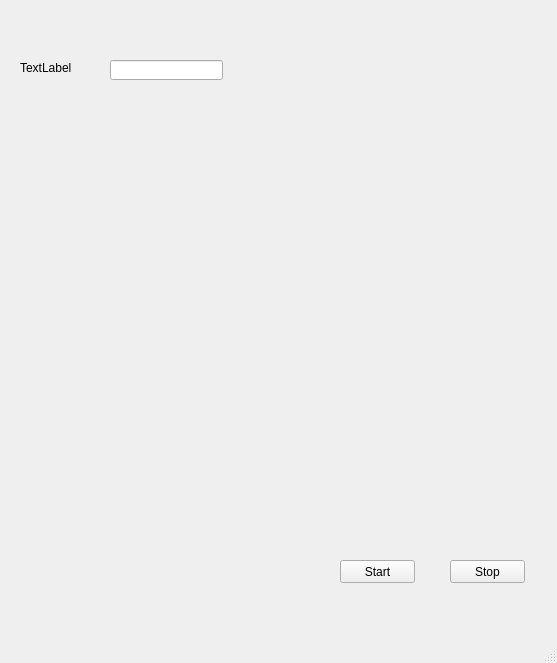
<?xml version="1.0" encoding="UTF-8"?>
<ui version="4.0">
 <class>MainWindow</class>
 <widget class="QMainWindow" name="MainWindow">
  <property name="geometry">
   <rect>
    <x>0</x>
    <y>0</y>
    <width>557</width>
    <height>663</height>
   </rect>
  </property>
  <property name="windowTitle">
   <string>MainWindow</string>
  </property>
  <widget class="QWidget" name="centralwidget">
   <widget class="QPushButton" name="StartButton">
    <property name="geometry">
     <rect>
      <x>340</x>
      <y>560</y>
      <width>75</width>
      <height>23</height>
     </rect>
    </property>
    <property name="text">
     <string>Start</string>
    </property>
   </widget>
   <widget class="QPushButton" name="StopButton">
    <property name="geometry">
     <rect>
      <x>450</x>
      <y>560</y>
      <width>75</width>
      <height>23</height>
     </rect>
    </property>
    <property name="text">
     <string>Stop</string>
    </property>
   </widget>
   <widget class="QLineEdit" name="lineEdit">
    <property name="geometry">
     <rect>
      <x>110</x>
      <y>60</y>
      <width>113</width>
      <height>20</height>
     </rect>
    </property>
   </widget>
   <widget class="QLabel" name="label">
    <property name="geometry">
     <rect>
      <x>20</x>
      <y>60</y>
      <width>71</width>
      <height>16</height>
     </rect>
    </property>
    <property name="text">
     <string>TextLabel</string>
    </property>
   </widget>
  </widget>
  <widget class="QMenuBar" name="menubar">
   <property name="geometry">
    <rect>
     <x>0</x>
     <y>0</y>
     <width>557</width>
     <height>21</height>
    </rect>
   </property>
  </widget>
  <widget class="QStatusBar" name="statusbar"/>
 </widget>
 <resources/>
 <connections/>
</ui>
